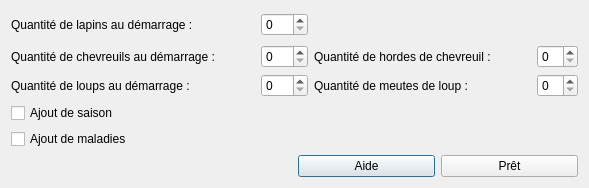
<?xml version="1.0" encoding="UTF-8"?>
<ui version="4.0">
 <class>ParameterWindow</class>
 <widget class="QDialog" name="ParameterWindow">
  <property name="windowModality">
   <enum>Qt::NonModal</enum>
  </property>
  <property name="geometry">
   <rect>
    <x>0</x>
    <y>0</y>
    <width>573</width>
    <height>189</height>
   </rect>
  </property>
  <property name="windowTitle">
   <string>ParameterWindow</string>
  </property>
  <layout class="QFormLayout" name="formLayout">
   <property name="sizeConstraint">
    <enum>QLayout::SetFixedSize</enum>
   </property>
   <item row="0" column="0">
    <layout class="QGridLayout" name="gridLayout_2">
     <item row="0" column="0" colspan="2">
      <layout class="QGridLayout" name="gridLayout">
       <item row="0" column="0">
        <layout class="QHBoxLayout" name="horizontalLayout_6">
         <item>
          <widget class="QLabel" name="label_3">
           <property name="text">
            <string>Quantité de lapins au démarrage :</string>
           </property>
          </widget>
         </item>
         <item>
          <spacer name="horizontalSpacer_2">
           <property name="orientation">
            <enum>Qt::Horizontal</enum>
           </property>
           <property name="sizeHint" stdset="0">
            <size>
             <width>40</width>
             <height>20</height>
            </size>
           </property>
          </spacer>
         </item>
         <item>
          <widget class="QSpinBox" name="qteLapins">
           <property name="maximum">
            <number>100</number>
           </property>
          </widget>
         </item>
        </layout>
       </item>
       <item row="0" column="1">
        <spacer name="horizontalSpacer">
         <property name="orientation">
          <enum>Qt::Horizontal</enum>
         </property>
         <property name="sizeHint" stdset="0">
          <size>
           <width>40</width>
           <height>20</height>
          </size>
         </property>
        </spacer>
       </item>
       <item row="0" column="2">
        <spacer name="verticalSpacer">
         <property name="orientation">
          <enum>Qt::Vertical</enum>
         </property>
         <property name="sizeHint" stdset="0">
          <size>
           <width>20</width>
           <height>28</height>
          </size>
         </property>
        </spacer>
       </item>
       <item row="1" column="0">
        <layout class="QHBoxLayout" name="horizontalLayout_5">
         <item>
          <widget class="QLabel" name="label_4">
           <property name="text">
            <string>Quantité de chevreuils au démarrage :</string>
           </property>
          </widget>
         </item>
         <item>
          <spacer name="horizontalSpacer_5">
           <property name="orientation">
            <enum>Qt::Horizontal</enum>
           </property>
           <property name="sizeHint" stdset="0">
            <size>
             <width>40</width>
             <height>20</height>
            </size>
           </property>
          </spacer>
         </item>
         <item>
          <widget class="QSpinBox" name="qteChevreuils">
           <property name="maximum">
            <number>100</number>
           </property>
          </widget>
         </item>
        </layout>
       </item>
       <item row="1" column="1" colspan="2">
        <layout class="QHBoxLayout" name="horizontalLayout_2">
         <item>
          <widget class="QLabel" name="label_6">
           <property name="text">
            <string>Quantité de hordes de chevreuil :</string>
           </property>
          </widget>
         </item>
         <item>
          <spacer name="horizontalSpacer_6">
           <property name="orientation">
            <enum>Qt::Horizontal</enum>
           </property>
           <property name="sizeHint" stdset="0">
            <size>
             <width>40</width>
             <height>20</height>
            </size>
           </property>
          </spacer>
         </item>
         <item>
          <widget class="QSpinBox" name="spinBox_3">
           <property name="maximum">
            <number>10</number>
           </property>
          </widget>
         </item>
        </layout>
       </item>
       <item row="2" column="0">
        <layout class="QHBoxLayout" name="horizontalLayout_4">
         <item>
          <widget class="QLabel" name="label_5">
           <property name="text">
            <string>Quantité de loups au démarrage :</string>
           </property>
          </widget>
         </item>
         <item>
          <spacer name="horizontalSpacer_3">
           <property name="orientation">
            <enum>Qt::Horizontal</enum>
           </property>
           <property name="sizeHint" stdset="0">
            <size>
             <width>40</width>
             <height>20</height>
            </size>
           </property>
          </spacer>
         </item>
         <item>
          <widget class="QSpinBox" name="qteLoups">
           <property name="maximum">
            <number>100</number>
           </property>
          </widget>
         </item>
        </layout>
       </item>
       <item row="2" column="1" colspan="2">
        <layout class="QHBoxLayout" name="horizontalLayout_3">
         <item>
          <widget class="QLabel" name="label">
           <property name="text">
            <string>Quantité de meutes de loup :</string>
           </property>
          </widget>
         </item>
         <item>
          <spacer name="horizontalSpacer_4">
           <property name="orientation">
            <enum>Qt::Horizontal</enum>
           </property>
           <property name="sizeHint" stdset="0">
            <size>
             <width>40</width>
             <height>20</height>
            </size>
           </property>
          </spacer>
         </item>
         <item>
          <widget class="QSpinBox" name="spinBox">
           <property name="maximum">
            <number>10</number>
           </property>
          </widget>
         </item>
        </layout>
       </item>
      </layout>
     </item>
     <item row="1" column="0">
      <layout class="QVBoxLayout" name="verticalLayout">
       <item>
        <widget class="QCheckBox" name="seasoncheckBox">
         <property name="text">
          <string>Ajout de saison</string>
         </property>
        </widget>
       </item>
       <item>
        <widget class="QCheckBox" name="viruscheckBox">
         <property name="text">
          <string>Ajout de maladies</string>
         </property>
        </widget>
       </item>
      </layout>
     </item>
     <item row="2" column="1">
      <layout class="QHBoxLayout" name="horizontalLayout">
       <item>
        <widget class="QPushButton" name="pushButton_2">
         <property name="text">
          <string>Aide</string>
         </property>
        </widget>
       </item>
       <item>
        <widget class="QPushButton" name="pushButton">
         <property name="text">
          <string>Prêt</string>
         </property>
        </widget>
       </item>
      </layout>
     </item>
    </layout>
   </item>
  </layout>
 </widget>
 <layoutdefault spacing="6" margin="11"/>
 <resources/>
 <connections>
  <connection>
   <sender>pushButton</sender>
   <signal>clicked()</signal>
   <receiver>ParameterWindow</receiver>
   <slot>accept()</slot>
   <hints>
    <hint type="sourcelabel">
     <x>496</x>
     <y>156</y>
    </hint>
    <hint type="destinationlabel">
     <x>572</x>
     <y>141</y>
    </hint>
   </hints>
  </connection>
 </connections>
 <slots>
  <slot>showAide()</slot>
  <slot>updateCharognardComboBox()</slot>
 </slots>
</ui>
